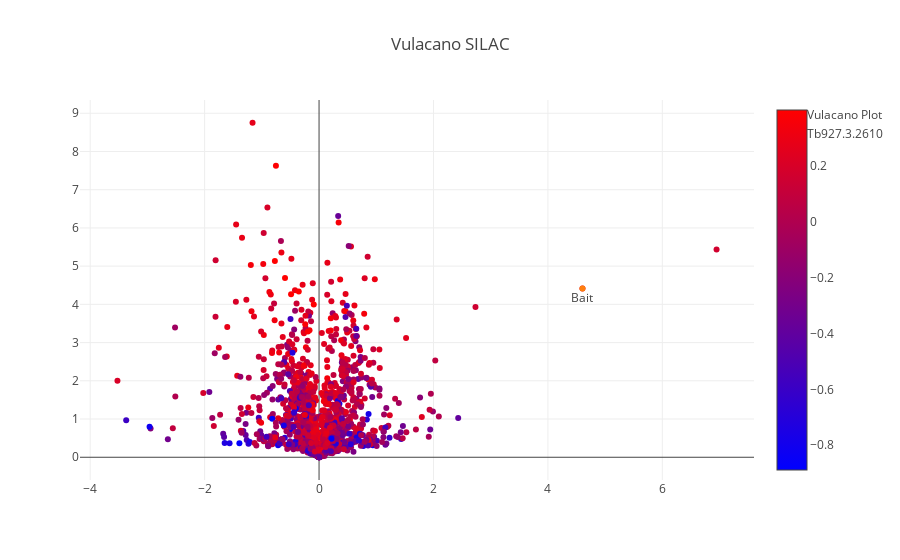

Notebook cell for this chart:
### Code cell
#interactive plot
trace_1 = go.Scatter(
    x=selection.logratio_mean,
    y=selection.log_pvalues,
    mode='markers',
    name='Vulacano Plot',
    text = [a + ' ' +b + ' '+str(round(c,1)) for a,b,c in zip(selection.index.values, selection.Gene_desc, selection.logScore )],
    hoverinfo = 'text',
    marker=dict(
        #size=16,
        color = np.log10(selection.logScore), #set color equal to a variable
        colorscale='Bluered',
        showscale=True
    )
)

annot_1 = go.Scatter(
    x=[selection.logratio_mean.loc['Tb927.3.2610']],
    y=[selection.log_pvalues.loc['Tb927.3.2610']],
    mode='markers+text',
    name='Tb927.3.2610',
    text=['Bait'],
    textposition='bottom center'
)



layout = dict(title='Vulacano SILAC')


fig = go.Figure(data=[trace_1, annot_1], 
                layout=layout)
iplot(fig, filename='test')

### Figure 1 — Plotly figure (JSON) as saved in the notebook; plotly's stock layout.template omitted (floating-point values rounded to 4 significant figures; data arrays with more than 128 entries replaced by an {"elided": "..."} marker saying what was removed)
{"data": [{"hoverinfo": "text", "marker": {"color": {"elided": "1916 float values"}, "colorscale": "Bluered", "showscale": true}, "mode": "markers", "name": "Vulacano Plot", "text": {"elided": "1916 str values"}, "type": "scatter", "uid": "a3f34a2e-c31d-11e8-9998-005056c00008", "x": {"elided": "1916 float values"}, "y": {"elided": "1916 float values"}}, {"mode": "markers+text", "name": "Tb927.3.2610", "text": ["Bait"], "textposition": "bottom center", "type": "scatter", "uid": "a3f34a2f-c31d-11e8-b129-005056c00008", "x": [4.604], "y": [4.417]}], "layout": {"title": "Vulacano SILAC"}}
